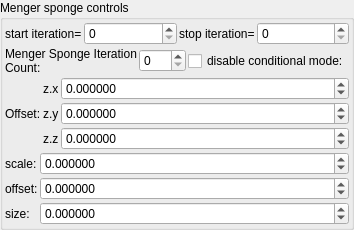
    <widget class="QGroupBox" name="groupBox_8">
     <property name="title">
      <string>Menger sponge controls</string>
     </property>
     <layout class="QVBoxLayout" name="verticalLayout_10" stretch="0,0,0,0">
      <property name="spacing">
       <number>2</number>
      </property>
      <property name="leftMargin">
       <number>2</number>
      </property>
      <property name="topMargin">
       <number>2</number>
      </property>
      <property name="rightMargin">
       <number>2</number>
      </property>
      <property name="bottomMargin">
       <number>2</number>
      </property>
      <item>
       <layout class="QHBoxLayout" name="horizontalLayout_7" stretch="0,1,0,1">
        <property name="topMargin">
         <number>0</number>
        </property>
        <item>
         <widget class="QLabel" name="label_80">
          <property name="text">
           <string>start iteration=</string>
          </property>
          <property name="wordWrap">
           <bool>true</bool>
          </property>
         </widget>
        </item>
        <item>
         <widget class="MySpinBox" name="spinboxInt_transf_start_iterations">
          <property name="sizePolicy">
           <sizepolicy hsizetype="Minimum" vsizetype="Maximum">
            <horstretch>0</horstretch>
            <verstretch>0</verstretch>
           </sizepolicy>
          </property>
          <property name="minimum">
           <number>0</number>
          </property>
          <property name="maximum">
           <number>999</number>
          </property>
          <property name="value">
           <number>0</number>
          </property>
         </widget>
        </item>
        <item>
         <widget class="QLabel" name="label_65">
          <property name="text">
           <string>stop iteration=</string>
          </property>
          <property name="wordWrap">
           <bool>true</bool>
          </property>
         </widget>
        </item>
        <item>
         <widget class="MySpinBox" name="spinboxInt_transf_stop_iterations">
          <property name="sizePolicy">
           <sizepolicy hsizetype="Preferred" vsizetype="Maximum">
            <horstretch>0</horstretch>
            <verstretch>0</verstretch>
           </sizepolicy>
          </property>
          <property name="maximum">
           <number>999</number>
          </property>
         </widget>
        </item>
       </layout>
      </item>
      <item>
       <layout class="QHBoxLayout" name="horizontalLayout_11" stretch="0,1,0">
        <property name="topMargin">
         <number>0</number>
        </property>
        <item>
         <widget class="QLabel" name="label_85">
          <property name="text">
           <string>Menger Sponge Iteration Count:</string>
          </property>
          <property name="wordWrap">
           <bool>true</bool>
          </property>
         </widget>
        </item>
        <item>
         <widget class="MySpinBox" name="spinboxInt_transf_int8_X">
          <property name="sizePolicy">
           <sizepolicy hsizetype="Minimum" vsizetype="Maximum">
            <horstretch>0</horstretch>
            <verstretch>0</verstretch>
           </sizepolicy>
          </property>
          <property name="font">
           <font>
            <weight>50</weight>
            <bold>false</bold>
           </font>
          </property>
          <property name="maximum">
           <number>250</number>
          </property>
         </widget>
        </item>
        <item>
         <widget class="MyCheckBox" name="checkBox_transf_function_enabledJ_false">
          <property name="text">
           <string>disable conditional mode:</string>
          </property>
         </widget>
        </item>
       </layout>
      </item>
      <item>
       <layout class="QGridLayout" name="gridLayout_18" columnstretch="0,0,1">
        <property name="spacing">
         <number>2</number>
        </property>
        <item row="1" column="1">
         <widget class="QLabel" name="label_133">
          <property name="text">
           <string notr="true">z.y</string>
          </property>
         </widget>
        </item>
        <item row="2" column="1">
         <widget class="QLabel" name="label_134">
          <property name="text">
           <string notr="true">z.z</string>
          </property>
         </widget>
        </item>
        <item row="0" column="1">
         <widget class="QLabel" name="label_135">
          <property name="text">
           <string notr="true">z.x</string>
          </property>
         </widget>
        </item>
        <item row="0" column="2">
         <widget class="MyDoubleSpinBox" name="spinbox3_transf_offsetA_000_x">
          <property name="sizePolicy">
           <sizepolicy hsizetype="Minimum" vsizetype="Maximum">
            <horstretch>0</horstretch>
            <verstretch>0</verstretch>
           </sizepolicy>
          </property>
          <property name="prefix">
           <string/>
          </property>
          <property name="suffix">
           <string/>
          </property>
          <property name="decimals">
           <number>6</number>
          </property>
          <property name="minimum">
           <double>-99.989999999999995</double>
          </property>
          <property name="maximum">
           <double>99.989999999999995</double>
          </property>
          <property name="singleStep">
           <double>0.100000000000000</double>
          </property>
         </widget>
        </item>
        <item row="1" column="2">
         <widget class="MyDoubleSpinBox" name="spinbox3_transf_offsetA_000_y">
          <property name="sizePolicy">
           <sizepolicy hsizetype="Minimum" vsizetype="Maximum">
            <horstretch>0</horstretch>
            <verstretch>0</verstretch>
           </sizepolicy>
          </property>
          <property name="prefix">
           <string/>
          </property>
          <property name="suffix">
           <string/>
          </property>
          <property name="decimals">
           <number>6</number>
          </property>
          <property name="minimum">
           <double>-99.989999999999995</double>
          </property>
          <property name="maximum">
           <double>99.989999999999995</double>
          </property>
          <property name="singleStep">
           <double>0.100000000000000</double>
          </property>
         </widget>
        </item>
        <item row="2" column="2">
         <widget class="MyDoubleSpinBox" name="spinbox3_transf_offsetA_000_z">
          <property name="sizePolicy">
           <sizepolicy hsizetype="Minimum" vsizetype="Maximum">
            <horstretch>0</horstretch>
            <verstretch>0</verstretch>
           </sizepolicy>
          </property>
          <property name="prefix">
           <string/>
          </property>
          <property name="suffix">
           <string/>
          </property>
          <property name="decimals">
           <number>6</number>
          </property>
          <property name="minimum">
           <double>-99.989999999999995</double>
          </property>
          <property name="maximum">
           <double>99.989999999999995</double>
          </property>
          <property name="singleStep">
           <double>0.100000000000000</double>
          </property>
         </widget>
        </item>
        <item row="0" column="0" rowspan="3">
         <widget class="QLabel" name="label_114">
          <property name="text">
           <string>Offset:</string>
          </property>
         </widget>
        </item>
       </layout>
      </item>
      <item>
       <layout class="QGridLayout" name="gridLayout_17" columnstretch="0,1">
        <property name="spacing">
         <number>2</number>
        </property>
        <item row="3" column="0">
         <widget class="QLabel" name="label_15">
          <property name="text">
           <string>size:</string>
          </property>
         </widget>
        </item>
        <item row="1" column="1">
         <widget class="MyDoubleSpinBox" name="spinbox_transf_scale_3">
          <property name="sizePolicy">
           <sizepolicy hsizetype="Minimum" vsizetype="Maximum">
            <horstretch>0</horstretch>
            <verstretch>0</verstretch>
           </sizepolicy>
          </property>
          <property name="prefix">
           <string/>
          </property>
          <property name="suffix">
           <string/>
          </property>
          <property name="decimals">
           <number>6</number>
          </property>
          <property name="minimum">
           <double>-99.998999999999995</double>
          </property>
          <property name="maximum">
           <double>99.998999999999995</double>
          </property>
          <property name="singleStep">
           <double>0.100000000000000</double>
          </property>
         </widget>
        </item>
        <item row="1" column="0">
         <widget class="QLabel" name="label_13">
          <property name="text">
           <string>scale:</string>
          </property>
         </widget>
        </item>
        <item row="2" column="1">
         <widget class="MyDoubleSpinBox" name="spinbox_transf_offset_3">
          <property name="sizePolicy">
           <sizepolicy hsizetype="Minimum" vsizetype="Maximum">
            <horstretch>0</horstretch>
            <verstretch>0</verstretch>
           </sizepolicy>
          </property>
          <property name="prefix">
           <string/>
          </property>
          <property name="suffix">
           <string/>
          </property>
          <property name="decimals">
           <number>6</number>
          </property>
          <property name="minimum">
           <double>-99.998999999999995</double>
          </property>
          <property name="maximum">
           <double>99.998999999999995</double>
          </property>
          <property name="singleStep">
           <double>0.100000000000000</double>
          </property>
         </widget>
        </item>
        <item row="3" column="1">
         <widget class="MyDoubleSpinBox" name="spinbox_transf_scale_05">
          <property name="sizePolicy">
           <sizepolicy hsizetype="Minimum" vsizetype="Maximum">
            <horstretch>0</horstretch>
            <verstretch>0</verstretch>
           </sizepolicy>
          </property>
          <property name="prefix">
           <string/>
          </property>
          <property name="suffix">
           <string/>
          </property>
          <property name="decimals">
           <number>6</number>
          </property>
          <property name="minimum">
           <double>-99.998999999999995</double>
          </property>
          <property name="maximum">
           <double>99.998999999999995</double>
          </property>
          <property name="singleStep">
           <double>0.100000000000000</double>
          </property>
         </widget>
        </item>
        <item row="2" column="0">
         <widget class="QLabel" name="label_14">
          <property name="text">
           <string>offset:</string>
          </property>
         </widget>
        </item>
       </layout>
      </item>
     </layout>
    </widget>
